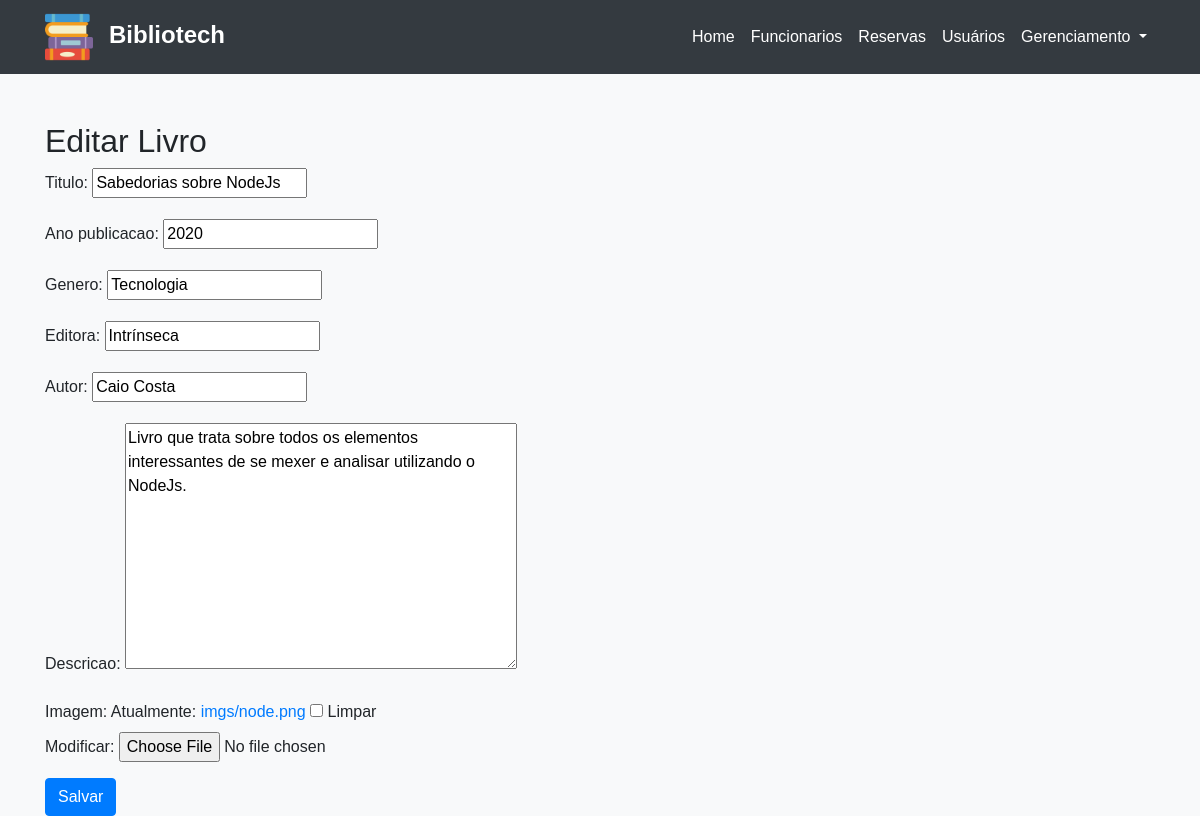
The page /livro/editar/7/ on the database its author committed.
### appmodelo/models.py (models this page shows)
class Livro(models.Model):
    titulo = models.CharField(max_length=100)
    ano_publicacao = models.IntegerField()
    genero = models.CharField(max_length=50)
    editora = models.CharField(max_length=100)
    autor = models.CharField(max_length=100)
    descricao = models.TextField(max_length=250)
    imagem = models.ImageField(upload_to='imgs/', null=True, blank=True)

### appmodelo/views/LivroViews.py (the view)
# urls.py: path('livro/editar/<int:pk>/', editar_livro, name='editar_livro'),
def editar_livro(request, pk):
    livro = get_object_or_404(Livro, pk=pk)
    if request.method == "POST":
        form = LivroForm(request.POST, request.FILES, instance=livro)  # Passando request.FILES para processar os arquivos enviados
        if form.is_valid():
            livro = form.save()
            return redirect('detalhes_livro', pk=livro.pk)
    else:
        form = LivroForm(instance=livro)
    return render(request, 'editar_livro.html', {'form': form})

### appmodelo/forms.py
class LivroForm(forms.ModelForm):
    imagem = forms.ImageField(required=False)
    class Meta:
        model = Livro
        fields = ['titulo', 'ano_publicacao', 'genero', 'editora', 'autor','descricao', 'imagem']

### appmodelo/templates/editar_livro.html
{% extends 'Header.html' %} {% block content %}
<h2>Editar Livro</h2>
<form method="post" enctype="multipart/form-data">
  {% csrf_token %} {{ form.as_p }}
  <button type="submit" class="btn btn-primary">Salvar</button>
</form>
{% endblock %}

### appmodelo/static/css/style.css (style rules this page uses)
body { background-color: #f8f9fa; font-family: Arial, sans-serif; }

### rows shown on the page
Livro: titulo "Sabedorias sobre NodeJs", ano_publicacao "2020", genero "Tecnologia", editora "Intrínseca", autor "Caio Costa", descricao "Livro que trata sobre todos os elementos interessantes de se mexer e analisar utilizando o NodeJs."
